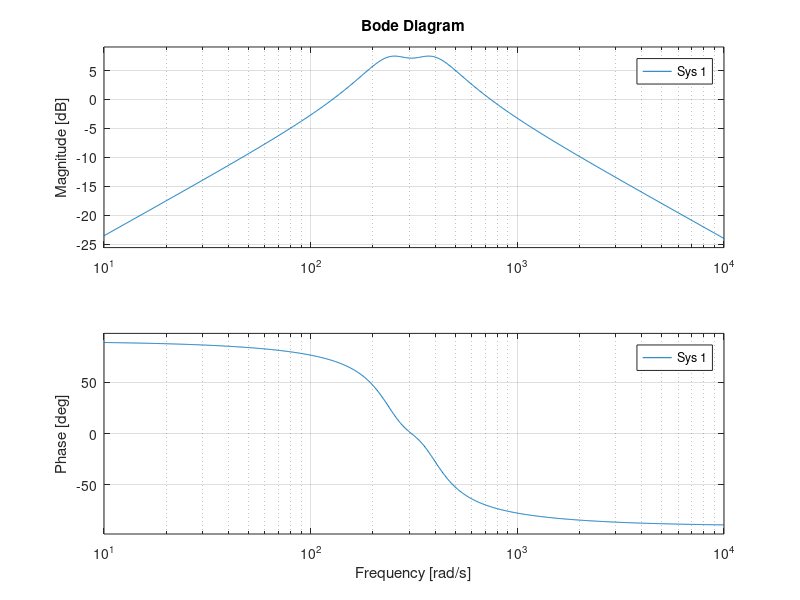

Recreate this plot in MATLAB.
wn1 = (50/20)*16 * 2 * pi ;
xi1 = 0.3 ; 

sys1 = tf ( [wn1,0] , [1  2*wn1*xi1 , wn1^2] ) ; 

wn2 = (50/20)* 24 * 2 * pi  ;
xi2 = 0.3 ; 
sys2 = tf ( [wn2,0] , [1  2*wn2*xi2 , wn2^2] ) ; 


% wn3 = (50/20)*24 * 2 * pi ;
% xi3 = 0.3 ; 
% sys3 = tf ( [wn3, 0 ] , [1  2*wn3*xi3 , wn3^2] ) ; 
% 
figure(1) ; clf ; 
bode ( sys1 + sys2  ); 
grid on

dsys = c2d(sys1 + sys2 , 4.096e-3 );
